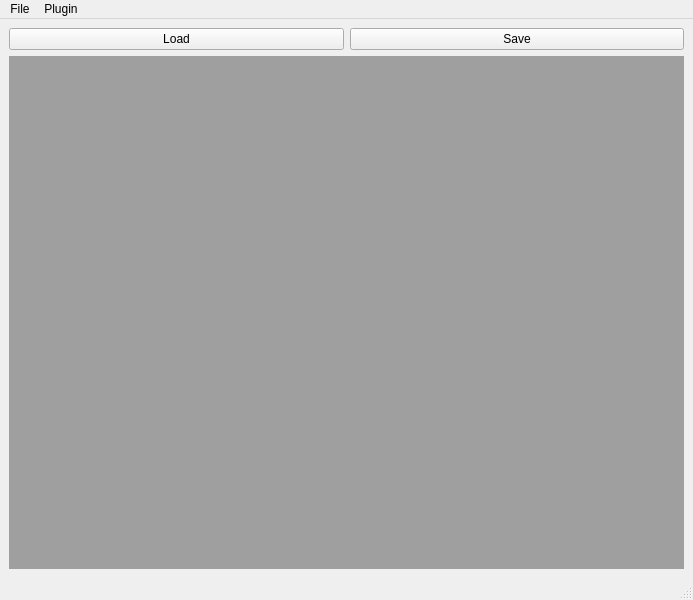
<?xml version="1.0" encoding="UTF-8"?>
<ui version="4.0">
 <class>QtNewMain</class>
 <widget class="QMainWindow" name="QtNewMain">
  <property name="geometry">
   <rect>
    <x>0</x>
    <y>0</y>
    <width>693</width>
    <height>600</height>
   </rect>
  </property>
  <property name="windowTitle">
   <string>MainWindow</string>
  </property>
  <widget class="QWidget" name="centralwidget">
   <layout class="QVBoxLayout" name="verticalLayout_2">
    <item>
     <layout class="QVBoxLayout" name="verticalLayout">
      <item>
       <layout class="QHBoxLayout" name="horizontalLayout">
        <item>
         <widget class="QPushButton" name="loadButton">
          <property name="text">
           <string>Load</string>
          </property>
         </widget>
        </item>
        <item>
         <widget class="QPushButton" name="saveButton">
          <property name="text">
           <string>Save</string>
          </property>
         </widget>
        </item>
       </layout>
      </item>
      <item>
       <widget class="QMdiArea" name="widgetArea"/>
      </item>
     </layout>
    </item>
   </layout>
  </widget>
  <widget class="QMenuBar" name="menubar">
   <property name="geometry">
    <rect>
     <x>0</x>
     <y>0</y>
     <width>693</width>
     <height>25</height>
    </rect>
   </property>
   <widget class="QMenu" name="menuFile">
    <property name="title">
     <string>File</string>
    </property>
    <addaction name="actionLoad"/>
    <addaction name="actionSave"/>
    <addaction name="actionExit"/>
   </widget>
   <widget class="QMenu" name="menuPlugin">
    <property name="title">
     <string>Plugin</string>
    </property>
    <addaction name="actionOverview"/>
    <addaction name="actionCreate"/>
   </widget>
   <addaction name="menuFile"/>
   <addaction name="menuPlugin"/>
  </widget>
  <widget class="QStatusBar" name="statusbar"/>
  <action name="actionLoad">
   <property name="text">
    <string>Load</string>
   </property>
  </action>
  <action name="actionSave">
   <property name="text">
    <string>Save</string>
   </property>
  </action>
  <action name="actionOverview">
   <property name="text">
    <string>Overview</string>
   </property>
  </action>
  <action name="actionCreate">
   <property name="text">
    <string>Create</string>
   </property>
  </action>
  <action name="actionExit">
   <property name="text">
    <string>Exit</string>
   </property>
  </action>
 </widget>
 <resources/>
 <connections>
  <connection>
   <sender>actionExit</sender>
   <signal>triggered()</signal>
   <receiver>QtNewMain</receiver>
   <slot>close()</slot>
   <hints>
    <hint type="sourcelabel">
     <x>-1</x>
     <y>-1</y>
    </hint>
    <hint type="destinationlabel">
     <x>346</x>
     <y>299</y>
    </hint>
   </hints>
  </connection>
 </connections>
</ui>
